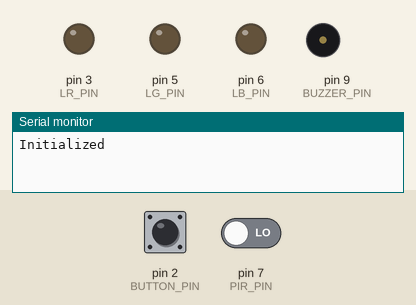
Recording of a program running on a simulated Arduino Nano, built with avr-gcc and run on an emulated ATmega328P. Shown: output pins drawn as LEDs (lit = HIGH), buzzer (waves = sounding), the last lines printed to the serial monitor. Dashed ring = blinking. The test bench sets the inputs (shaded band); at power-on: pin 7 (PIR_PIN) LOW, pin 2 (BUTTON_PIN) LOW.

Above: at 1.2 s.
1.3 s: pin 7 (PIR_PIN) driven HIGH
At 1.42 s:
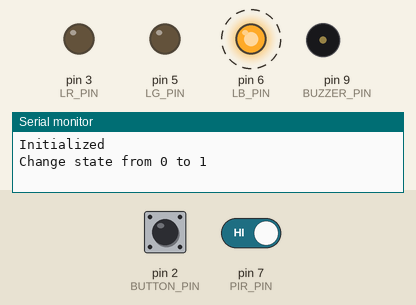
4.3 s: pin 2 (BUTTON_PIN) pulled HIGH for 0.15 s
At 4.67 s:
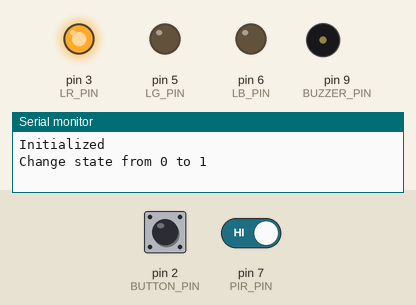
7.4 s: pin 2 (BUTTON_PIN) pulled HIGH for 3.2 s
At 8.77 s:
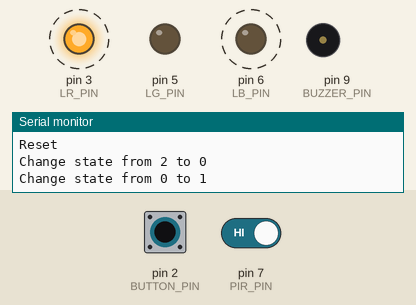
12.1 s: pin 7 (PIR_PIN) driven LOW
18.1 s: pin 7 (PIR_PIN) driven HIGH
At 18.22 s:
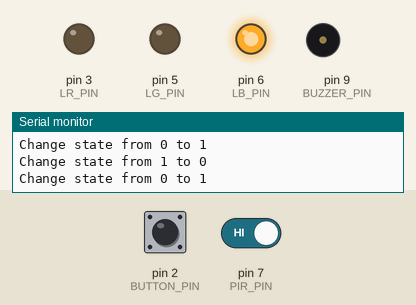
Timing chart, 0 to 18.8 s (numbered marks = the images above; inputs shaded):
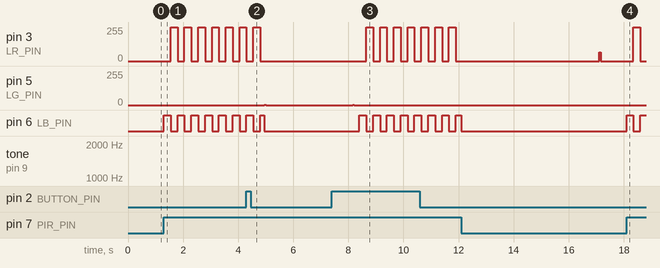

The program:

main.cpp
```cpp
#include <Arduino.h>

#include "const.h"

#include "misc/button.h"
#include "misc/led.h"
#include "misc/buzzer.h"

static Led led(LR_PIN, LG_PIN, LB_PIN);
static Button<BUTTON_PIN> button;

static Note melody[] = {
        {650,  250},
        {1350, 250},
};

static Buzzer buzzer(BUZZER_PIN, melody, sizeof(melody) / sizeof(melody[0]));

enum class State {
    IDLE,
    PANIC,
    SILENT
};

static State state = State::IDLE;
static unsigned long last_time = 0;

static unsigned long silence_time = 0;
static uint8_t silence_level = 0;

void change_state(State next_state);

void button_clicked(uint8_t count);
void button_hold(uint8_t);

void setup() {
    Serial.begin(9600);

    pinMode(PIR_PIN, INPUT);

    led.setColor(0, 0, 0);

    button.begin();
    button.set_on_click(button_clicked);
    button.set_on_hold(button_hold);

    Serial.println("Initialized");
}

void change_state(State next_state) {
    if (next_state == state) return;

    if (state == State::PANIC) {
        buzzer.stop();
    } else if (state == State::SILENT) {
        silence_time = 0;
        silence_level = 0;
    }

    if (next_state == State::PANIC) {
        buzzer.play();
        led.flash();
    } else if (next_state == State::SILENT) {
        led.setColor(0, LED_G_STEP, 0);
        led.flash(LED_BLINK_COOL_DOWN_DURATION);
    } else {
        led.turnOff();
    }

    Serial.print("Change state from ");
    Serial.print((uint8_t) state);
    Serial.print(" to ");
    Serial.println((uint8_t) next_state);

    state = next_state;
    last_time = millis();
}
void button_clicked(uint8_t count) {
    Serial.print("Clicked: ");
    Serial.println(count);

    if (count <= silence_level) return;

    silence_time = count * SILENT_TIME;
    silence_level = count;

    change_state(State::SILENT);
}
void button_hold(uint8_t) {
    if (state != State::SILENT) return;

    Serial.println("Reset");
    change_state(State::IDLE);
}

void state_machine(unsigned long time) {
    auto delta = time - last_time;

    switch (state) {
        case State::IDLE:
            if (digitalRead(PIR_PIN) == HIGH) {
                change_state(State::PANIC);
            }
            break;

        case State::PANIC:
            if (delta >= BUZZ_TIME && digitalRead(PIR_PIN) == LOW) {
                change_state(State::IDLE);
            }
            break;

        case State::SILENT:
            if (delta >= silence_time) {
                change_state(State::IDLE);
            }
            break;
    }
}

void loop() {
    auto time = millis();

    button.handle();
    state_machine(time);

    auto delta = time - last_time;
    switch (state) {
        case State::IDLE:
            if (delta >= IDLE_FLASH_TIME) {
                last_time = time;

                led.setColor(64, 0, 0);
                led.blink();
            }
            break;

        case State::PANIC:
            if ((delta / PANIC_COLOR_TIME) % 2) {
                led.setColor(255, 0, 0);
            } else {
                led.setColor(0, 0, 255);
            }
            break;

        case State::SILENT: {
            auto level = (int) ((silence_time - delta - 1) / SILENT_TIME) + 1;

            if (!led.active() || led.blinkCount() != level) {
                Serial.print("Time left (sec): ");
                Serial.println((silence_time - delta) / 1000);

                led.blink(level, true);
            }
        }
            break;
    }

    buzzer.tick(time);
    led.tick(time);
}
```

const.h
```cpp
#pragma once

#define BUZZ_TIME                               (3000ul)
#define SILENT_TIME                             (300000ul)
#define IDLE_FLASH_TIME                         (5000ul)
#define PANIC_COLOR_TIME                        (250ul)

#define LED_BLINK_ACTIVE_DURATION               (60ul)
#define LED_BLINK_WAIT_DURATION                 (140ul)
#define LED_BLINK_COOL_DOWN_DURATION            (3000ul)

#define LR_PIN                                  (3)
#define LG_PIN                                  (5)
#define LB_PIN                                  (6)

#define BUTTON_PIN                              (2)
#define PIR_PIN                                 (7)
#define BUZZER_PIN                              (9)

#define LED_R_STEP                              (128)
#define LED_G_STEP                              (3)
#define LED_B_STEP                              (64)

#define BTN_SILENCE_INTERVAL                    (50u)
#define BTN_HOLD_INTERVAL                       (1000u)
#define BTN_PRESS_WAIT_INTERVAL                 (500u)
#define BTN_RESET_INTERVAL                      (1000u)
```

button.h
```cpp
#pragma once

#include <Arduino.h>

#include "const.h"

typedef void (*ButtonOnClickFn)(uint8_t count);
typedef ButtonOnClickFn ButtonOnHoldFn;

template<uint8_t PIN>
class Button {
    static volatile bool _hold;
    static volatile int _click_count;

    static volatile unsigned long _last_impulse_time;

    static ButtonOnClickFn _click_handler;
    static ButtonOnHoldFn _hold_handler;

public:
    void begin();

    void handle();

    inline void set_on_click(ButtonOnClickFn fn) { _click_handler = fn; }
    inline void set_on_hold(ButtonOnHoldFn fn) { _hold_handler = fn; }

private:
    static void _handle_interrupt();

    static void _handle_rising_interrupt();
    static void _handle_falling_interrupt();
};

template<uint8_t PIN> volatile bool Button<PIN>::_hold = false;
template<uint8_t PIN> volatile int Button<PIN>::_click_count = 0;
template<uint8_t PIN> volatile unsigned long Button<PIN>::_last_impulse_time = 0;
template<uint8_t PIN> ButtonOnClickFn Button<PIN>::_click_handler = nullptr;
template<uint8_t PIN> ButtonOnHoldFn Button<PIN>::_hold_handler = nullptr;

template<uint8_t PIN>
void Button<PIN>::begin() {
    pinMode(PIN, INPUT);
    attachInterrupt(digitalPinToInterrupt(PIN), _handle_interrupt, CHANGE);
}

template<uint8_t PIN>
void Button<PIN>::_handle_interrupt() {
    auto silence_time = millis() - _last_impulse_time;
    _last_impulse_time = millis();

    if (silence_time < BTN_SILENCE_INTERVAL) return;

    if (digitalRead(PIN)) {
        _handle_rising_interrupt();
    } else {
        _handle_falling_interrupt();
    }
}

template<uint8_t PIN>
void Button<PIN>::_handle_rising_interrupt() {
    const auto delta = millis() - _last_impulse_time;
    if (delta > BTN_RESET_INTERVAL) {
        _click_count = 0;
    }
}

template<uint8_t PIN>
void Button<PIN>::_handle_falling_interrupt() {
    if (_hold) {
        _hold = false;
        _click_count = 0;
    } else {
        _click_count++;
    }
}

template<uint8_t PIN>
void Button<PIN>::handle() {
    unsigned long delta = millis() - _last_impulse_time;

    const bool state = digitalRead(PIN);
    if (!_hold && state && delta >= BTN_HOLD_INTERVAL) {
        _hold = true;
        _click_count++;
    } else if (_click_count && !_hold && delta >= BTN_RESET_INTERVAL) {
        _click_count = 0;
    } else if (_hold && !state) {
        _hold = false;
        _click_count = 0;
    }

    if (_hold) {

        if (_hold_handler != nullptr) {
            _hold_handler(_click_count);
        }
    } else if (_click_count && delta > BTN_PRESS_WAIT_INTERVAL) {

        if (_click_handler != nullptr) {
            _click_handler(_click_count);
        }

        _click_count = 0;
    }
}
```

buzzer.cpp
```cpp
#include "buzzer.h"

Buzzer::Buzzer(uint8_t pin, Note *melody, uint16_t length) : _pin(pin), _melody(melody), _melodyLength(length) {
    pinMode(pin, OUTPUT);
}

void Buzzer::play() {
    if (_playing) return;

    _startTime = millis();
    _playing = true;
    _currentNote = 0;
}

void Buzzer::stop() {
    if (!_playing) return;

    _playing = false;
    noTone(_pin);
}

void Buzzer::tick(unsigned long time) {
    if (!_playing) return;

    auto delta = time - _startTime;
    auto cursor = _melody[_currentNote];

    if (delta >= cursor.duration) {
        _startTime = time - (delta - cursor.duration);
        delta = time - _startTime;

        _currentNote = (_currentNote + 1) % _melodyLength;
        cursor = _melody[_currentNote];
    }

    auto nextCursor = _melody[(_currentNote + 1) % _melodyLength];

    auto freqDiff = nextCursor.frequency - cursor.frequency;
    auto newFreq = cursor.frequency + freqDiff * (long) delta / cursor.duration;

    tone(_pin, newFreq);
}
```

buzzer.h
```cpp
#pragma once

#include <Arduino.h>

struct Note {
    int frequency;
    uint16_t duration;
};

class Buzzer {
    uint8_t _pin;
    Note *_melody;
    uint16_t _melodyLength;

    bool _playing = false;
    unsigned long _startTime = 0;
    size_t _currentNote = 0;

public:
    explicit Buzzer(uint8_t pin, Note *melody, uint16_t length);

    void tick(unsigned long time);

    void play();
    void stop();
};
```

led.cpp
```cpp
#include "led.h"

Led::Led(uint8_t R_PIN, uint8_t G_PIN, uint8_t B_PIN) : _rPin(R_PIN), _gPin(G_PIN), _bPin(B_PIN) {
    pinMode(_rPin, OUTPUT);
    pinMode(_gPin, OUTPUT);
    pinMode(_bPin, OUTPUT);
}

void Led::_refreshColor(bool active) {
    analogWrite(_rPin, active ? _color.components.red : 0);
    analogWrite(_gPin, active ? _color.components.green : 0);
    analogWrite(_bPin, active ? _color.components.blue : 0);
}

void Led::setColor(const Color &color) {
    setColor(color.components.red, color.components.green, color.components.blue);
}

void Led::setColor(uint8_t r, uint8_t g, uint8_t b) {
    _color.components.red = r;
    _color.components.green = g;
    _color.components.blue = b;

    _refreshColor(_active);
}

void Led::flash(unsigned long duration) {
    if (_active && _blinkCount == 0) return;

    _active = true;
    _start_time = millis();

    _flashDuration = duration;
    _blinkCount = 0;
    _blinkCountLeft = 0;
    _continuously = false;

    _refreshColor(true);
}

void Led::blink(uint8_t count, bool continuously) {
    if (_active && count == 0) {
        turnOff();
    } else if (_active) {
        _continuously = continuously;
        _blinkCount = count;
        _blinkCountLeft = min(_blinkCountLeft, _blinkCount);
    } else {
        _active = true;
        _start_time = millis();

        _flashDuration = 0;
        _blinkCount = count;
        _blinkCountLeft = count;
        _continuously = continuously;

        _refreshColor(true);
    }
}

void Led::turnOff() {
    if (!_active) return;

    _active = false;
    _refreshColor(false);
}

void Led::tick(unsigned long time) {
    if (!_active) return;

    auto delta = time - _start_time;

    if (_blinkCountLeft > 0) {      // Blink Mode
        if (delta < LED_BLINK_ACTIVE_DURATION) {
            _refreshColor(true);
        } else {
            _refreshColor(false);

            if (delta - LED_BLINK_ACTIVE_DURATION > LED_BLINK_WAIT_DURATION) {
                _start_time = time;
                if (--_blinkCountLeft == 0 && !_continuously) turnOff();
            }
        }
    } else if (_blinkCount > 0 && _continuously) {   // Blink Mode Cool down
        if (delta > LED_BLINK_COOL_DOWN_DURATION) {
            _start_time = time;
            _blinkCountLeft = _blinkCount;
        }
    } else {                     // Flash Mode
        if (_flashDuration > 0 && delta < _flashDuration) {
            turnOff();
        }
    }
}
```

led.h
```cpp
#pragma once

#include <Arduino.h>

#include "const.h"

union Color {
    struct {
        uint8_t red;
        uint8_t green;
        uint8_t blue;
    } components;

    uint32_t value;
};

class Led {
    uint8_t _rPin, _gPin, _bPin;

    Color _color = {.value = 0};

    bool _active = false;

    bool _continuously = false;
    uint8_t _blinkCount = 0;
    uint8_t _blinkCountLeft = 0;
    unsigned long _flashDuration = 0;

    unsigned long _start_time = 0;

    void _refreshColor(bool active);

public:
    Led(uint8_t R_PIN, uint8_t G_PIN, uint8_t B_PIN);

    void setColor(const Color &color);
    void setColor(uint8_t r, uint8_t g, uint8_t b);

    void blink(uint8_t count = 1, bool continuously = false);
    void flash(unsigned long duration = 0);

    void turnOff();

    void tick(unsigned long time);

    inline bool active() const { return _active; }
    inline uint8_t blinkCount() const { return _blinkCount; }
    inline unsigned long flashDuration() const { return _flashDuration; }
};
```

Measured:
- after the input at 1.3 s, pin 3 (LR_PIN): alternates 255/255 for 0.25 s and 0/255 for 0.25 s, starting after 0.25 s; pin 6 (LB_PIN): alternates HIGH for 0.25 s and LOW for 0.25 s, starting at once
- after the input at 4.3 s, pin 3 (LR_PIN): goes on until 4.8 s, then stays 0/255; pin 5 (LG_PIN): 0/255 → 3/255 after 0.65 s, → 0/255 0.06 s later; tone on pin 9 (BUZZER_PIN): stays silent (without the input it goes to 1260 Hz after 1.2 s)
- after the input at 7.4 s, pin 3 (LR_PIN): alternates 255/255 for 0.25 s and 0/255 for 0.25 s, starting after 1.2 s; pin 5 (LG_PIN): goes on until 8.2 s, then stays 0/255; pin 6 (LB_PIN): alternates HIGH for 0.25 s and LOW for 0.25 s, starting after 1.0 s
- after the input at 18.1 s, pin 3 (LR_PIN): 0/255 → 255/255 after 0.25 s, → 0/255 0.25 s later; pin 6 (LB_PIN): LOW → HIGH at once, → LOW 0.25 s later, → HIGH 0.25 s later
